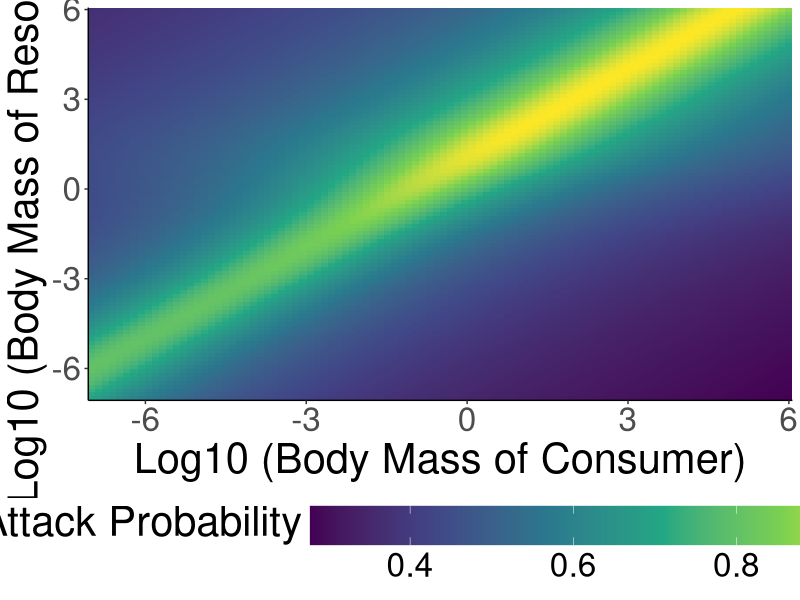
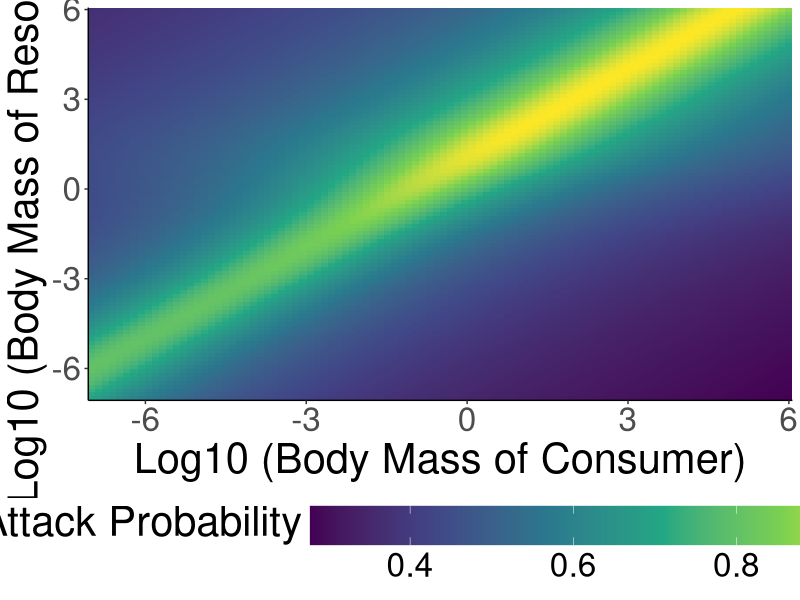

These figures' R source, in order:
#######################################
## Plot attack probability changes with mass
#######################################

library(tidyverse)

gpath = "/home/ben/Documents/TangledMT/Paper/Figures/"
setwd(gpath)

Rp = 0.1

masses = seq(log10(0.0000001), log10(1000000), length.out = 100)
masses = 10^masses
masses = expand.grid(masses, masses) %>% rename("mi" = 1, "mj" = 2)


calculateAttackProb = function(mi, mj) {

    Aij = (1/(1 + 0.25*(exp(1)^-(mi^0.33))))*(1/(1 + (log10(Rp*(mi/mj))^2)))^0.2

    return(Aij)

}

masses = masses %>% mutate(Aij = calculateAttackProb(mi, mj))

ggplot(masses, aes(log10(mj), log10(mi), fill = Aij)) +
    geom_raster() +
    theme_classic() +
    scale_fill_viridis_c() +
    labs(x = "Log10 (Body Mass of Consumer)", y = "Log10 (Body Mass of Resource)", fill = "Attack Probability") +
    theme(text = element_text(size = 30)) +
    scale_y_continuous(expand = c(0, 0)) +
    scale_x_continuous(expand = c(0, 0)) +
    theme(legend.position = "bottom",
    legend.key.size = unit(1, 'cm'), #change legend key size
    legend.key.height = unit(1, 'cm'), #change legend key height
    legend.key.width = unit(3, 'cm'),
    legend.title = element_text(vjust = 1))

ggsave(filename = "attackProbability.png", width = 10, height = 10)
